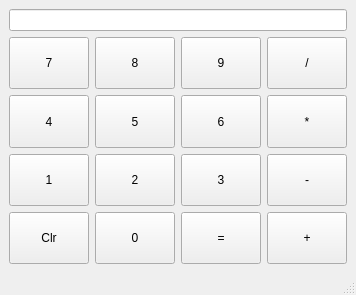
<?xml version="1.0" encoding="UTF-8"?>
<ui version="4.0">
 <class>MainWindow</class>
 <widget class="QMainWindow" name="MainWindow">
  <property name="geometry">
   <rect>
    <x>0</x>
    <y>0</y>
    <width>350</width>
    <height>295</height>
   </rect>
  </property>
  <property name="windowTitle">
   <string>MainWindow</string>
  </property>
  <widget class="QWidget" name="centralwidget">
   <layout class="QGridLayout" name="gridLayout">
    <item row="1" column="0">
     <widget class="QPushButton" name="sevenButton">
      <property name="sizePolicy">
       <sizepolicy hsizetype="Expanding" vsizetype="Expanding">
        <horstretch>0</horstretch>
        <verstretch>0</verstretch>
       </sizepolicy>
      </property>
      <property name="text">
       <string>7</string>
      </property>
     </widget>
    </item>
    <item row="1" column="1">
     <widget class="QPushButton" name="eightButton">
      <property name="sizePolicy">
       <sizepolicy hsizetype="Expanding" vsizetype="Expanding">
        <horstretch>0</horstretch>
        <verstretch>0</verstretch>
       </sizepolicy>
      </property>
      <property name="text">
       <string>8</string>
      </property>
     </widget>
    </item>
    <item row="1" column="2">
     <widget class="QPushButton" name="nineButton">
      <property name="sizePolicy">
       <sizepolicy hsizetype="Expanding" vsizetype="Expanding">
        <horstretch>0</horstretch>
        <verstretch>0</verstretch>
       </sizepolicy>
      </property>
      <property name="text">
       <string>9</string>
      </property>
     </widget>
    </item>
    <item row="1" column="3">
     <widget class="QPushButton" name="divideButton">
      <property name="sizePolicy">
       <sizepolicy hsizetype="Expanding" vsizetype="Expanding">
        <horstretch>0</horstretch>
        <verstretch>0</verstretch>
       </sizepolicy>
      </property>
      <property name="text">
       <string>/</string>
      </property>
     </widget>
    </item>
    <item row="2" column="0">
     <widget class="QPushButton" name="fourButton">
      <property name="sizePolicy">
       <sizepolicy hsizetype="Expanding" vsizetype="Expanding">
        <horstretch>0</horstretch>
        <verstretch>0</verstretch>
       </sizepolicy>
      </property>
      <property name="text">
       <string>4</string>
      </property>
     </widget>
    </item>
    <item row="2" column="1">
     <widget class="QPushButton" name="fiveButton">
      <property name="sizePolicy">
       <sizepolicy hsizetype="Expanding" vsizetype="Expanding">
        <horstretch>0</horstretch>
        <verstretch>0</verstretch>
       </sizepolicy>
      </property>
      <property name="text">
       <string>5</string>
      </property>
     </widget>
    </item>
    <item row="2" column="2">
     <widget class="QPushButton" name="sixButton">
      <property name="sizePolicy">
       <sizepolicy hsizetype="Expanding" vsizetype="Expanding">
        <horstretch>0</horstretch>
        <verstretch>0</verstretch>
       </sizepolicy>
      </property>
      <property name="text">
       <string>6</string>
      </property>
     </widget>
    </item>
    <item row="2" column="3">
     <widget class="QPushButton" name="multiplyButton">
      <property name="sizePolicy">
       <sizepolicy hsizetype="Expanding" vsizetype="Expanding">
        <horstretch>0</horstretch>
        <verstretch>0</verstretch>
       </sizepolicy>
      </property>
      <property name="text">
       <string>*</string>
      </property>
     </widget>
    </item>
    <item row="3" column="0">
     <widget class="QPushButton" name="oneButton">
      <property name="sizePolicy">
       <sizepolicy hsizetype="Expanding" vsizetype="Expanding">
        <horstretch>0</horstretch>
        <verstretch>0</verstretch>
       </sizepolicy>
      </property>
      <property name="text">
       <string>1</string>
      </property>
     </widget>
    </item>
    <item row="3" column="1">
     <widget class="QPushButton" name="twoButton">
      <property name="sizePolicy">
       <sizepolicy hsizetype="Expanding" vsizetype="Expanding">
        <horstretch>0</horstretch>
        <verstretch>0</verstretch>
       </sizepolicy>
      </property>
      <property name="text">
       <string>2</string>
      </property>
     </widget>
    </item>
    <item row="3" column="2">
     <widget class="QPushButton" name="threeButton">
      <property name="sizePolicy">
       <sizepolicy hsizetype="Expanding" vsizetype="Expanding">
        <horstretch>0</horstretch>
        <verstretch>0</verstretch>
       </sizepolicy>
      </property>
      <property name="text">
       <string>3</string>
      </property>
     </widget>
    </item>
    <item row="3" column="3">
     <widget class="QPushButton" name="subtractButton">
      <property name="sizePolicy">
       <sizepolicy hsizetype="Expanding" vsizetype="Expanding">
        <horstretch>0</horstretch>
        <verstretch>0</verstretch>
       </sizepolicy>
      </property>
      <property name="text">
       <string>-</string>
      </property>
     </widget>
    </item>
    <item row="4" column="1">
     <widget class="QPushButton" name="zeroButton">
      <property name="sizePolicy">
       <sizepolicy hsizetype="Expanding" vsizetype="Expanding">
        <horstretch>0</horstretch>
        <verstretch>0</verstretch>
       </sizepolicy>
      </property>
      <property name="text">
       <string>0</string>
      </property>
     </widget>
    </item>
    <item row="4" column="2">
     <widget class="QPushButton" name="equalsButton">
      <property name="sizePolicy">
       <sizepolicy hsizetype="Expanding" vsizetype="Expanding">
        <horstretch>0</horstretch>
        <verstretch>0</verstretch>
       </sizepolicy>
      </property>
      <property name="text">
       <string>=</string>
      </property>
     </widget>
    </item>
    <item row="4" column="3">
     <widget class="QPushButton" name="addButton">
      <property name="sizePolicy">
       <sizepolicy hsizetype="Expanding" vsizetype="Expanding">
        <horstretch>0</horstretch>
        <verstretch>0</verstretch>
       </sizepolicy>
      </property>
      <property name="text">
       <string>+</string>
      </property>
     </widget>
    </item>
    <item row="0" column="0" colspan="4">
     <widget class="QLineEdit" name="accumulatorText">
      <property name="alignment">
       <set>Qt::AlignRight|Qt::AlignTrailing|Qt::AlignVCenter</set>
      </property>
     </widget>
    </item>
    <item row="4" column="0">
     <widget class="QPushButton" name="clearButton">
      <property name="sizePolicy">
       <sizepolicy hsizetype="Minimum" vsizetype="Expanding">
        <horstretch>0</horstretch>
        <verstretch>0</verstretch>
       </sizepolicy>
      </property>
      <property name="text">
       <string>Clr</string>
      </property>
     </widget>
    </item>
   </layout>
  </widget>
  <widget class="QStatusBar" name="statusbar"/>
 </widget>
 <resources/>
 <connections/>
</ui>
